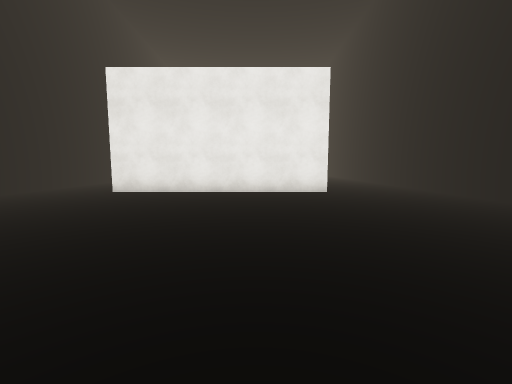
view 1 (above)

16 first-person views from a walk through a 3-D level made in the Unity game engine. The camera is 1.5 m above the floor, tilts 6° down and sees 90° across. The floor is counted in squares, 2 m on a side. Each view is taken from the middle of a square. On the plan, view 1 faces up. The plan holds only what a view shows up to about 9 squares ahead; the rest is blank. The place goes on beyond the plan. The player is left out. Some surface patterns are stand-ins.

view 2
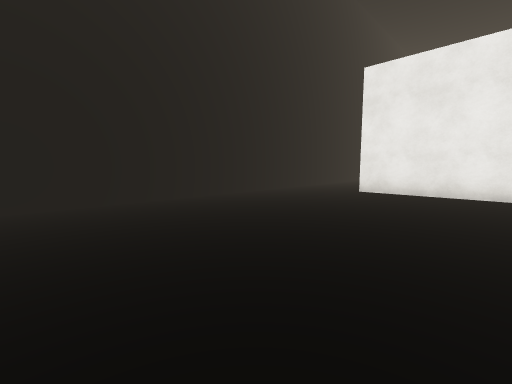

view 3
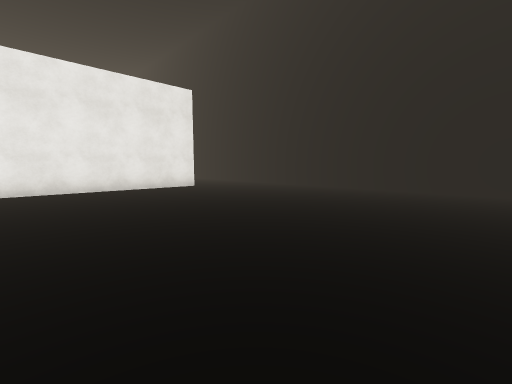

view 4
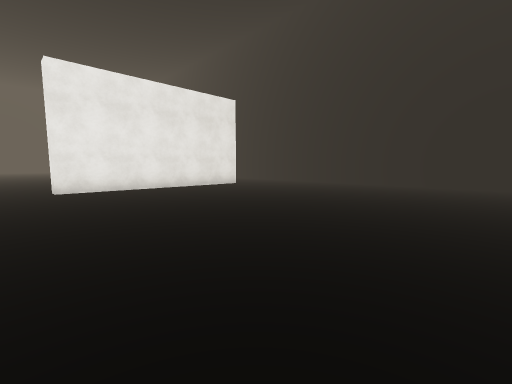

view 5
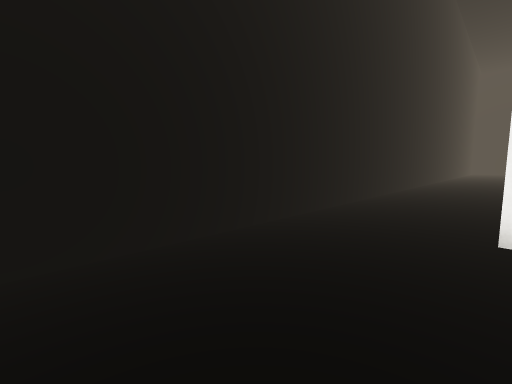

view 6
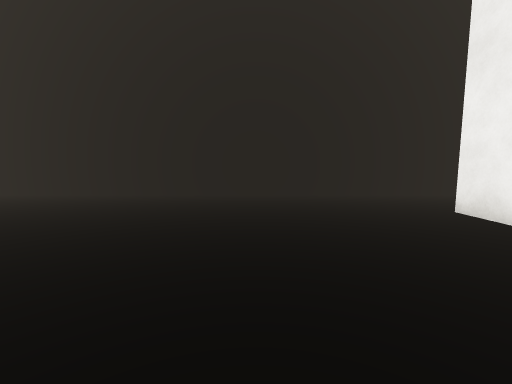

view 7
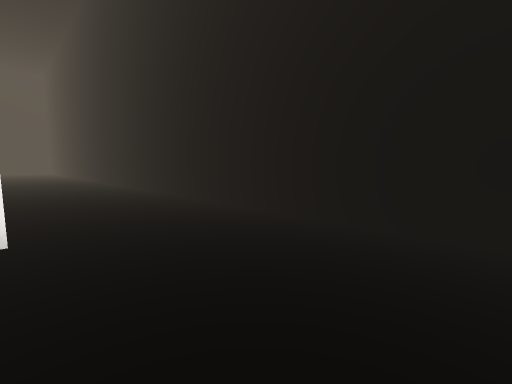

view 8
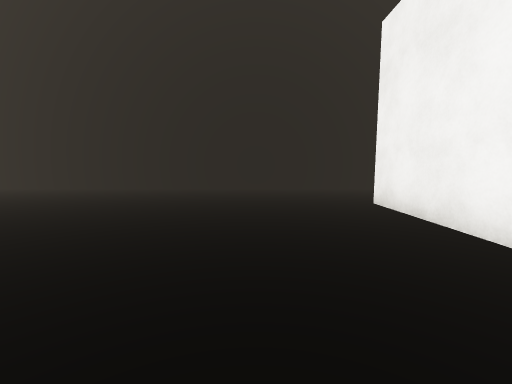

view 9
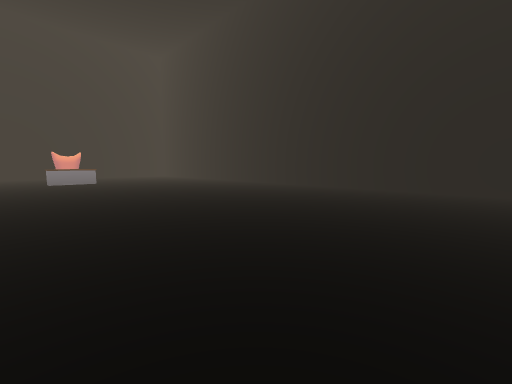

view 10
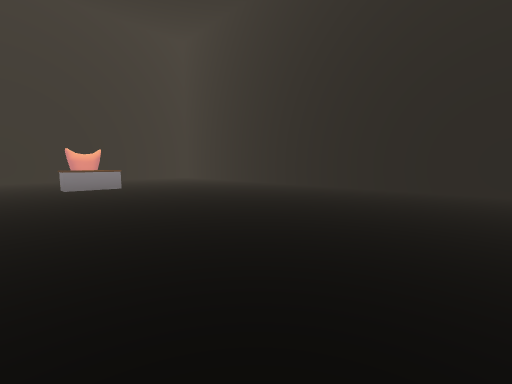

view 11
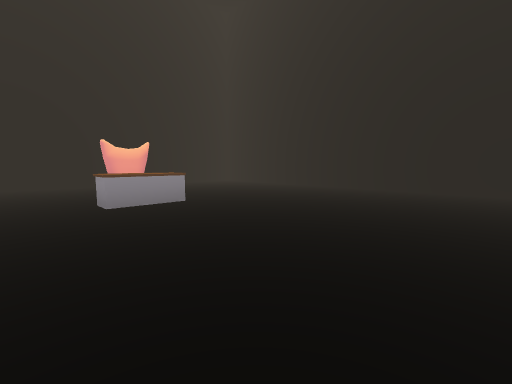

view 12
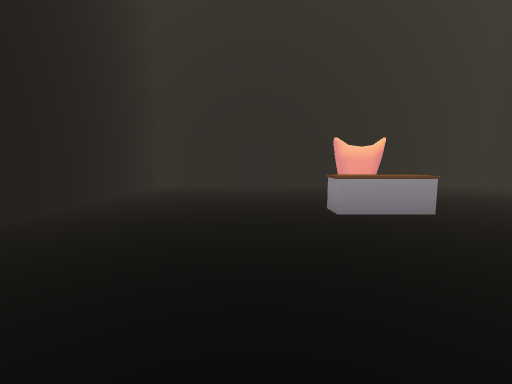

view 13
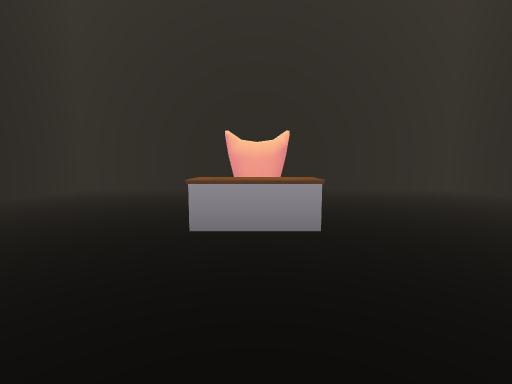

view 14
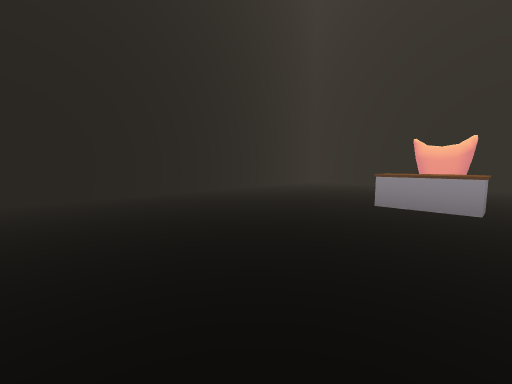

view 15
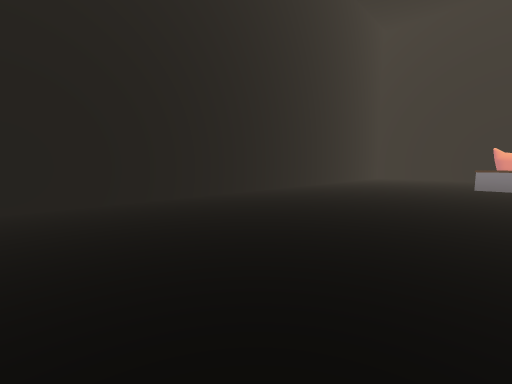

view 16
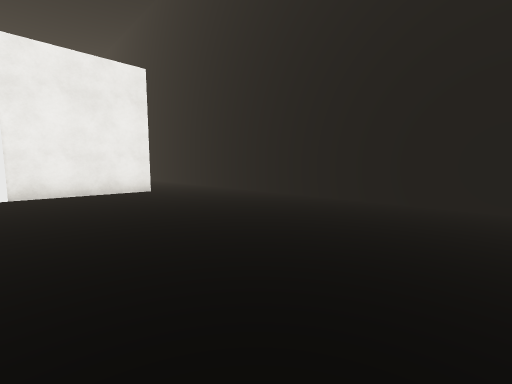

### Floor plan
Points are (right, up) in squares from view 1. A wall is a line through its corners. A room is listed if a view was taken in it or the views show most of it. See-through windows are left out.
Room 1 (views 1, 2, 3, 4, 5, 6, 7)
walls: (2.1, 7.2) (-4, 7.2); (-6.4, 7.5) (-6.4, -1.5); (5, -1.1) (5, 7.6)
ways out: opening at (-5.5, 7) to room 2; opening at (3.5, 7) to room 2
Room 2 (views 8, 9, 10, 11, 12, 13, 14, 15, 16)
walls: (5, 29) (5, 31) (-6.4, 31) (-6.4, 7.5); (-4, 7.2) (-4, 7.7) (2.1, 7.7); (5, 7.6) (5, 25.7)
ways out: opening at (-5.5, 7) to room 1; opening at (3.5, 7) to room 1
objects: other object (-1, 26); other object (-1, 27)

Where each view was taken, in squares from view 1:
view 1: 0 up, 0 right, facing up
view 2: 0 up, 1 left, facing up-left
view 3: 1 down, 3 left, facing up-right
view 4: 1 down, 5 left, facing up-right
view 5: 4 up, 4 left, facing up-left
view 6: 4 up, 0 right, facing left
view 7: 4 up, 2 right, facing up-right
view 8: 10 up, 3 left, facing right
view 9: 14 up, 3 left, facing up-right
view 10: 17 up, 3 left, facing up-right
view 11: 21 up, 3 left, facing up-right
view 12: 22 up, 3 left, facing up
view 13: 23 up, 1 left, facing up
view 14: 21 up, 0 right, facing up-left
view 15: 16 up, 1 left, facing up-left
view 16: 15 up, 1 left, facing down-left
